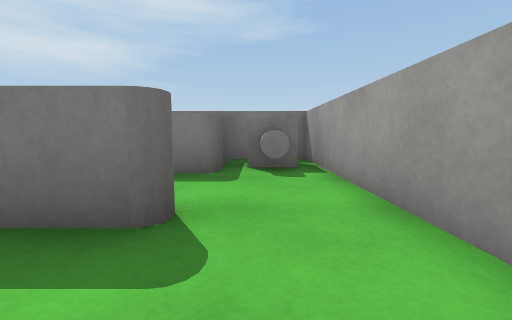
[1] (above)

17 first-person views from a walk through a Unity game level. The camera is 0.68 m above the floor, tilts 6° down and sees 90° across. The floor is counted in squares, 1 m on a side. Each view is taken from the middle of a square. On the plan, view 1 faces up. The plan holds only what a view shows up to about 9 squares ahead; the rest is blank. The place goes on beyond the plan. The player is left out. Door leaves are left out, so doorways stand open. Surface patterns are stand-ins for the level's own textures.

[2]
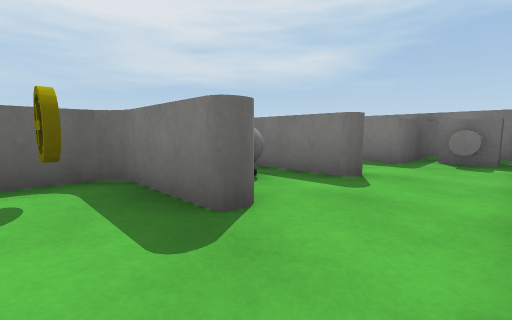

[3]
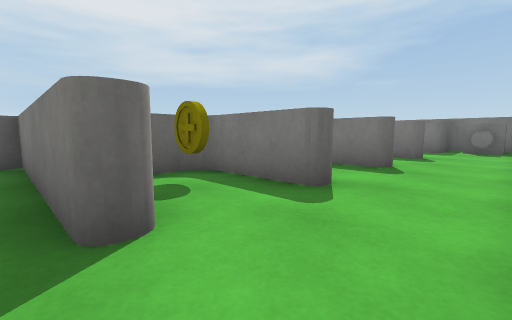

[4]
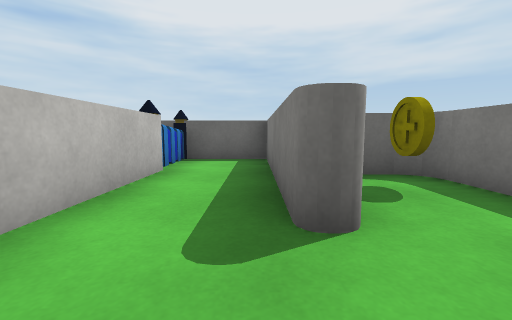

[5]
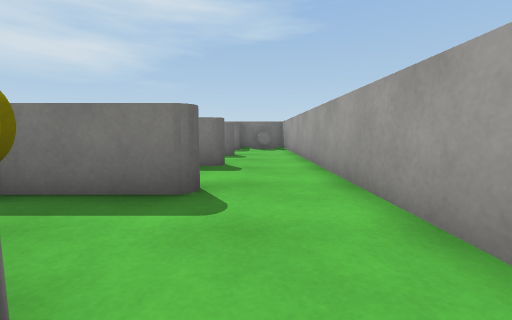

[6]
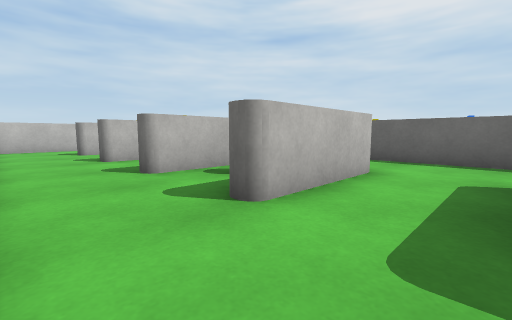

[7]
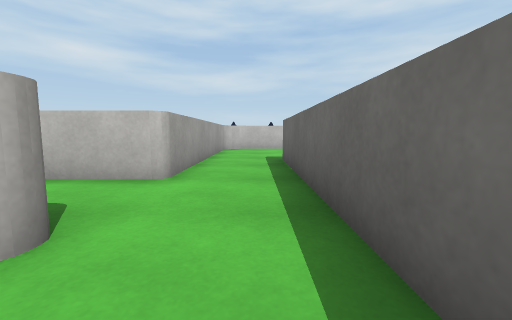

[8]
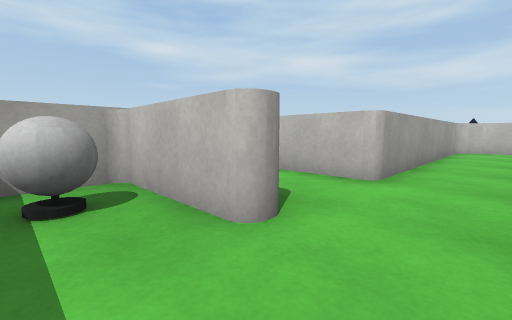

[9]
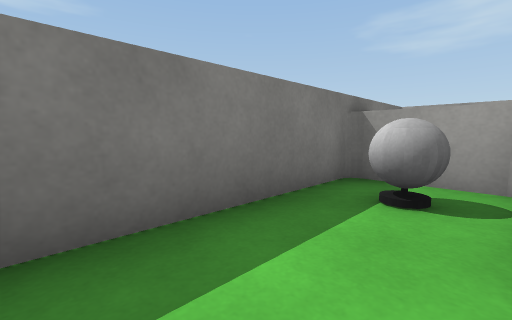

[10]
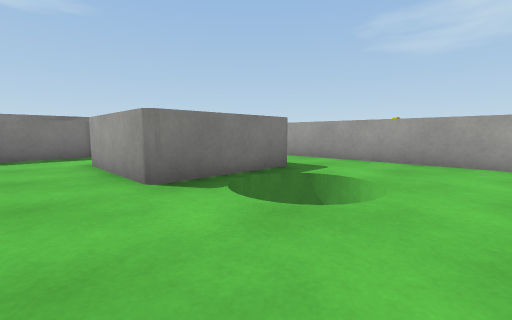

[11]
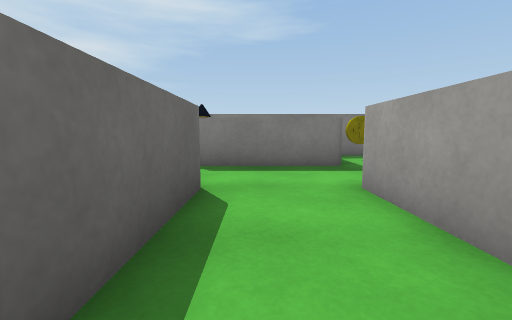

[12]
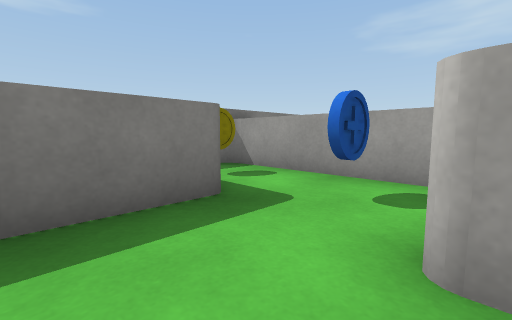

[13]
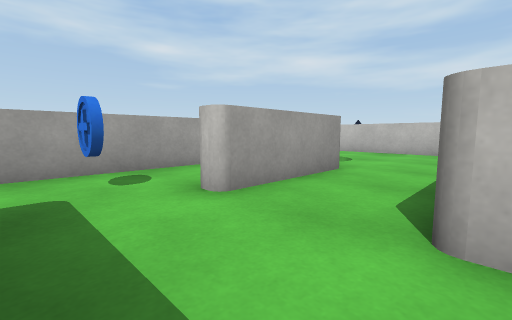

[14]
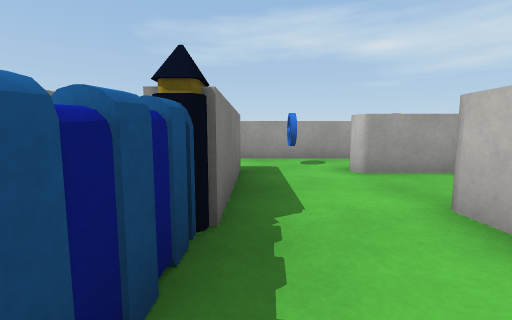

[15]
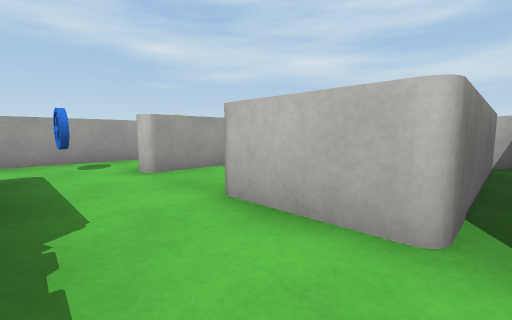

[16]
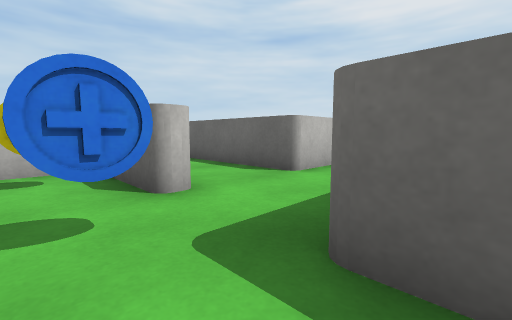

[17]
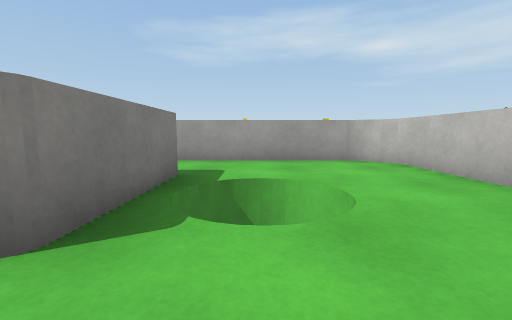

### Floor plan
Ten units are one square. View 1 is at (0, 0); x grows to the right and y downward. Boxes are objects, and circles mark ways between rooms. Rooms are numbered by the first view taken in them; rooms with no view inside come last. Other rooms are left out.
<svg viewBox="-133 -73 153 163">
<path fill="none" stroke="#000" d="M-9 7 -28 7M13 26 13 -6M-15 27 -9 27M-32 11 -32 21M-9 57 -57 57 -57 85M-38 77 10 77M-58 77 -40 77M-57 -54 -57 7M13 -16 13 -45M-41 51 -38 46M-43 51 -38 48M-48 52 -38 51 -37 42 -37 -23 -9 -23M-76 52 -42 52M13 -68 -7 -68 -7 -43 -16 -43M-35 -48 -12 -48 -12 -68 -51 -68M-95 52 -76 52M-57 7 -87 7M-112 -42 -112 -49M-128 -23 -107 -23 -107 12M-82 -43 -127 -43M-87 7 -87 -21M-82 -51 -82 -43M-66 -68 -75 -68M-62 -9 -62 -64M-82 -21 -82 -10M-75 2 -69 2M-9 32 -28 32M13 48 13 26M-32 36 -32 42M-9 -18 -28 -18M-25 2 -9 2M13 -6 13 -16"/>
<rect x="-25" y="15" width="10" height="10" fill="#bbb"><title>coin</title></rect>
<rect x="-5" y="-65" width="20" height="20" fill="#bbb"><title>other object</title></rect>
<rect x="-25" y="-65" width="10" height="10" fill="#bbb"><title>other object</title></rect>
<rect x="-75" y="-15" width="10" height="10" fill="#bbb"><title>coin</title></rect>
<rect x="-75" y="-35" width="10" height="10" fill="#bbb"><title>coin</title></rect>
<rect x="-75" y="-65" width="10" height="10" fill="#bbb"><title>coin</title></rect>
<rect x="-25" y="35" width="10" height="10" fill="#bbb"><title>coin</title></rect>
<rect x="-25" y="-15" width="10" height="10" fill="#bbb"><title>cannon</title></rect>
<circle cx="5" cy="30" r="3" fill="#2a7"/>
<circle cx="5" cy="0" r="3" fill="#2a7"/>
<circle cx="5" cy="50" r="3" fill="#2a7"/>
<circle cx="-45" cy="-50" r="3" fill="#2a7"/>
<circle cx="-70" cy="10" r="3" fill="#2a7"/>
<circle cx="-70" cy="40" r="3" fill="#2a7"/>
<circle cx="5" cy="-20" r="3" fill="#2a7"/>
<circle cx="-95" cy="0" r="3" fill="#2a7"/>
<circle cx="-85" cy="-30" r="3" fill="#2a7"/>
<text x="0" y="10">1</text>
<text x="-20" y="60">2</text>
<text x="-40" y="-10">3</text>
<text x="-40" y="-60">4</text>
<text x="-90" y="30">5</text>
<text x="-110" y="-30">6</text>
<text x="-70" y="-40">7</text>
<text x="0" y="40">8</text>
<text x="-10" y="-10">9</text>
</svg>
Room 1 opens to room 8. Room 1 opens to room 9. Room 2 opens to room 8. Room 3 opens to room 4. Room 3 opens to room 5. Room 3 opens to room 9. Room 5 opens to room 6. Room 6 opens to room 7.

Where each view was taken, in squares from view 1:
view 1: 0 up, 0 right, facing up
view 2: 2 down, 1 right, facing up-left
view 3: 6 down, 1 right, facing up-left
view 4: 6 down, 1 right, facing left
view 5: 6 down, 0 right, facing up
view 6: 4 up, 1 right, facing down-left
view 7: 6 up, 5 left, facing down
view 8: 6 up, 5 left, facing down-right
view 9: 5 up, 5 left, facing up-right
view 10: 4 down, 10 left, facing up-right
view 11: 1 down, 10 left, facing up
view 12: 2 up, 10 left, facing up-right
view 13: 4 up, 11 left, facing down-right
view 14: 4 up, 13 left, facing right
view 15: 4 up, 13 left, facing down-right
view 16: 5 up, 7 left, facing down-left
view 17: 2 down, 10 left, facing right
